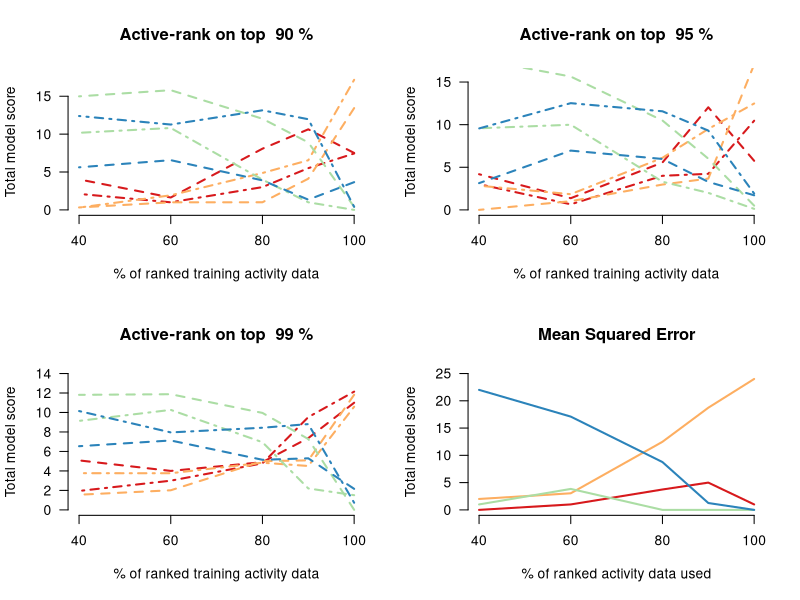

This figure's R source:
# With DL, uncomment next line
res = read.csv('models_final_dl/loss_summary.csv')
pdf('figures_dl/Overall_Results.pdf')

# No DL:
# res = read.csv('models_final/loss_summary.csv')
# pdf('figures/Overall_Results.pdf',width=(18.9/2.4))


DO_DL = TRUE

models = c('dl_l','rf','ridge','svr')
model_names=c('Deep Learning','Random Forests','Ridge Regression','Support Vector Machines')


library(RColorBrewer)
cols = brewer.pal(n = 4, name = 'Spectral')

frac_fits = as.character(c(1,0.9,0.8,0.6,0.4))
losses = c('mse','min','avg')
## Just going to plot with gamma == 0.99
gammas = as.character(c(90,95,99))
names(cols) = models
ys = array(dim = length(frac_fits))
names(ys) = frac_fits
up_ys = c(18,16,14,25); names(up_ys)=gammas
line_types = c(2,4)

par(mfrow=c(2,2),bty='n',las=1)
for(g in gammas){
  plot(NA,NA,xlim=c(0.4,1), ylim=c(0,up_ys[g]), main=paste('Active-rank on top ',g, '%'),
       xlab='% of ranked training activity data',ylab='Total model score',xaxt='n')
  axis(1,at=c(0.4,.6,.8,1), labels = 100*c(0.4,.6,.8,1))
  for (m in models){
    if(DO_DL | (!DO_DL & m != 'dl_l')){
      c = 1
      for(l in losses){
        if(l != 'mse'){
          for(f in frac_fits){
            ind = intersect(intersect(grep(l, res$losses), grep(g, res$losses)), grep(f, res$losses))
            ys[f] = res[ind,m]
          }
          lines(frac_fits, ys, lty=line_types[c], col=cols[m],lwd=2)
          c = c+1
        }
        
      }
    }
  }
}

l='mse'
plot(NA,NA,xlim=c(0.4,1), ylim=c(0,25), main='Mean Squared Error',
     xlab='% of ranked activity data used',ylab='Total model score',xaxt='n')
axis(1,at=c(0.4,.6,.8,1), labels = 100*c(0.4,.6,.8,1))
for (m in models){
  if(DO_DL | (!DO_DL & m != 'dl_l')){
    for(f in frac_fits){
      ind = intersect(grep(l, res$losses), grep(f, res$losses))
      ys[f] = res[ind,m]
    }
    lines((frac_fits), ys, lty=1, col=cols[m],lwd=2)
  }
}
dev.off()
#legend('topright',col=cols,legend = model_names,lwd=3,
#       cex=1,bty='n')
